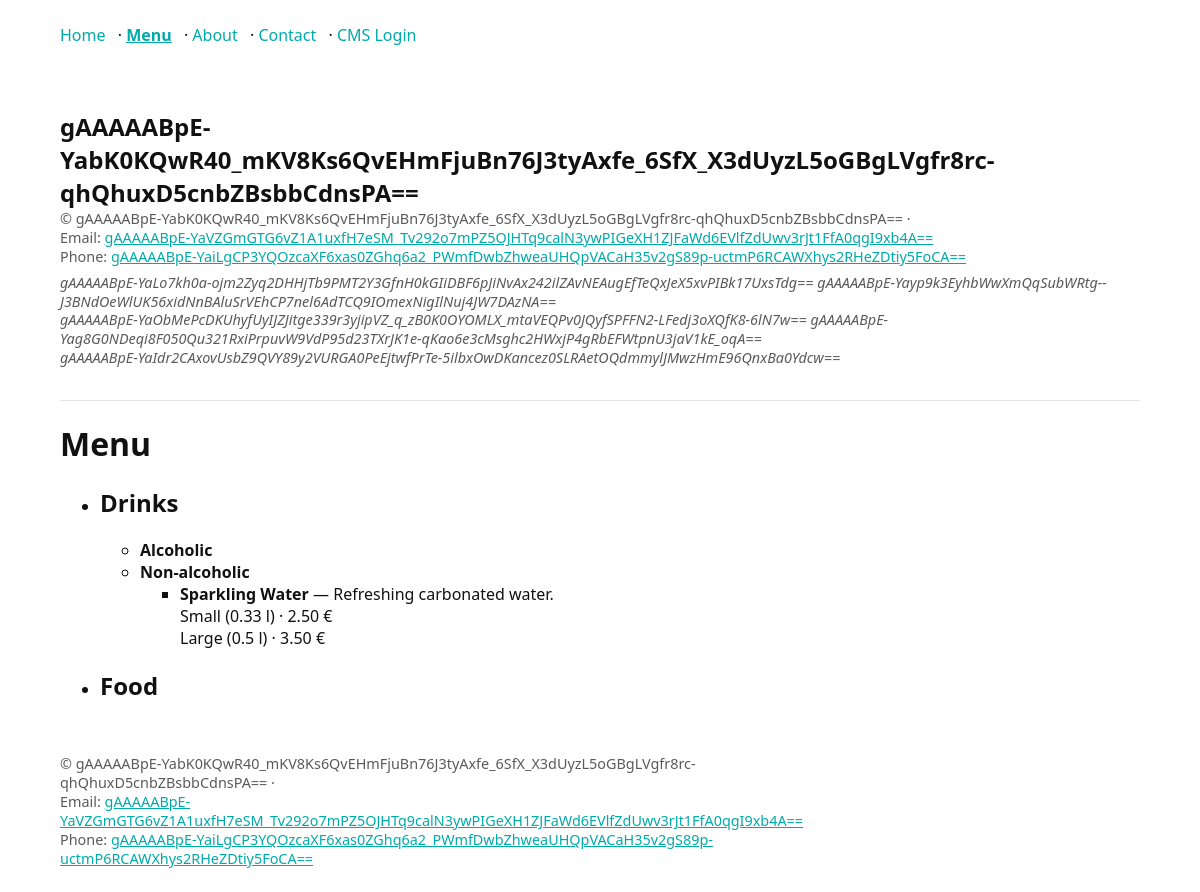
The app's page /menu/ with its own data.
### app/pages/models.py (models this page shows, shortened)
class Page(models.Model):
    class Status(models.TextChoices):
        DRAFT = "draft", "Draft"
        REVIEW = "review", "Needs review"
        PUBLISHED = "published", "Published"
    title = models.CharField(max_length=200)
    slug = models.SlugField(max_length=200, unique=True)
    summary = models.TextField(blank=True)
    body = RichTextUploadingField(blank=True)
    blocks = models.JSONField(
        default=list,
        blank=True,
        help_text="Structured block data used by the visual page builder.",
    )
    status = models.CharField(max_length=15, choices=Status.choices, default=Status.DRAFT)
    is_visible = models.BooleanField(
        default=True,
        help_text="If disabled the page stays in drafts and is hidden from navigation.",
    )
    show_in_navigation = models.BooleanField(
        default=True,
        help_text="Show in public navigation if the page is published and visible.",
    )
    navigation_order = models.PositiveIntegerField(default=0)
    hero_image = models.ImageField(upload_to="pages/heroes/", blank=True, null=True)
    published_at = models.DateTimeField(blank=True, null=True)
    created_at = models.DateTimeField(auto_now_add=True)
    updated_at = models.DateTimeField(auto_now=True)
    created_by = models.ForeignKey(
        settings.AUTH_USER_MODEL,
        related_name="pages_created",
        on_delete=models.SET_NULL,
        blank=True,
        null=True,
    )
    updated_by = models.ForeignKey(
        settings.AUTH_USER_MODEL,
        related_name="pages_updated",
        on_delete=models.SET_NULL,
        blank=True,
        null=True,
    )
    objects = PageQuerySet.as_manager()
    class Meta:
        ordering = ("navigation_order", "title")
    def get_absolute_url(self):
        from django.urls import reverse
        return reverse("public:page-detail", kwargs={"slug": self.slug})

### app/setup/models.py (models this page shows, shortened)
class SiteSettings(models.Model):
    class Mode(models.TextChoices):
        VENUE = "VENUE", _("Venue / Club")
        BAND = "BAND", _("Band / Artist")
        PERSON = "PERSON", _("Person / Blog")
    mode = models.CharField(max_length=10, choices=Mode.choices, default=Mode.VENUE)
    org_name = EncryptedCharField(max_length=200, blank=True)
    logo = models.ImageField(upload_to="logos/", blank=True, null=True)
    address_street = EncryptedCharField(max_length=200, blank=True)
    address_number = EncryptedCharField(max_length=20, blank=True)
    address_postal_code = EncryptedCharField(max_length=20, blank=True)
    address_city = EncryptedCharField(max_length=120, blank=True)
    address_country = EncryptedCharField(max_length=120, blank=True)
    address_autocomplete = models.BooleanField(
        default=False,
        help_text=_("Enable address autocomplete (requires JS integration)."),
    )
    contact_email = EncryptedEmailField(blank=True)
    contact_phone = EncryptedCharField(max_length=64, blank=True)
    website_url = models.URLField(blank=True)
    social_facebook = models.URLField(blank=True)
    social_instagram = models.URLField(blank=True)
    social_twitter = models.URLField(blank=True, help_text=_("X / Twitter URL"))
    social_tiktok = models.URLField(blank=True)
    social_youtube = models.URLField(blank=True)
    social_spotify = models.URLField(blank=True)
    social_soundcloud = models.URLField(blank=True)
    social_bandcamp = models.URLField(blank=True)
    social_linkedin = models.URLField(blank=True)
    social_mastodon = models.URLField(blank=True)
    same_as = EncryptedTextField(blank=True, help_text=_("schema.org sameAs: one URL per line"))
    geo_lat = models.DecimalField(
        max_digits=9, decimal_places=6, null=True, blank=True, help_text=_("Latitude")
    )
    geo_lng = models.DecimalField(
        max_digits=9, decimal_places=6, null=True, blank=True, help_text=_("Longitude")
    )
    price_range = models.CharField(max_length=20, blank=True, help_text=_("e.g., $, $$, $$$"))
    default_currency = models.CharField(
        max_length=8, default="EUR", help_text=_("Currency code (suggested list + free text)")
    )
    membership_enabled = models.BooleanField(default=False)
    membership_hint = models.CharField(
        max_length=200, blank=True, help_text=_("Short label shown next to money icon.")
    )
    required_pages = models.TextField(
        blank=True, help_text=_("One page title per line (created if app.pages.Page exists).")
    )
    created_at = models.DateTimeField(auto_now_add=True)
    updated_at = models.DateTimeField(auto_now=True)
    smoking_allowed = models.BooleanField(null=True, blank=True)
    pets_allowed_text = models.CharField(max_length=120, blank=True)
    typical_age_range = models.CharField(max_length=20, blank=True)
    acc_step_free = models.BooleanField(default=False)
    acc_wheelchair = models.BooleanField(default=False)
    acc_accessible_wc = models.BooleanField(default=False)
    acc_visual_aid = models.BooleanField(default=False)
    acc_service_animals = models.BooleanField(default=False)
    accessibility_summary = models.TextField(blank=True)
    lgbtq_friendly = models.BooleanField(default=False)
    minors_policy_note = models.CharField(max_length=200, blank=True)
    maximum_attendee_capacity = models.PositiveIntegerField(null=True, blank=True)
    awareness_team_available = models.BooleanField(default=False)
    awareness_contact = EncryptedCharField(
        max_length=200,
        blank=True,
        help_text=_("Phone, email, URL, or a short instruction (free text)."),
    )
    publish_opening_times = models.BooleanField(
        default=False,
        verbose_name="Show opening times on public pages",
        help_text="If checked, opening times will be rendered on public pages."
    )
    @classmethod
    def get_solo(cls):
        obj, _ = cls.objects.get_or_create(id=1)
        return obj

### app/menu/models.py (models this page shows, shortened)
class Category(models.Model):
    KIND_DRINK = "drink"
    KIND_FOOD = "food"
    KIND_CHOICES = [
        (KIND_DRINK, "Drink"),
        (KIND_FOOD, "Food"),
    ]
    name = models.CharField(max_length=120)
    slug = models.SlugField(max_length=140, unique=True, validators=[slug_validator], blank=True)
    parent = models.ForeignKey("self", null=True, blank=True, related_name="children", on_delete=models.CASCADE)
    kind = models.CharField(max_length=16, choices=KIND_CHOICES)
    unit_group = models.ForeignKey(UnitGroup, null=True, blank=True, on_delete=models.SET_NULL)
    class Meta:
        ordering = ["parent__id", "name"]

class Item(models.Model):
    name = models.CharField(max_length=160)
    slug = models.SlugField(max_length=180, unique=True, validators=[slug_validator], blank=True)
    category = models.ForeignKey(Category, related_name="items", on_delete=models.PROTECT)
    description = models.TextField(blank=True)
    allergens_note = models.CharField(max_length=240, blank=True)
    vegan = models.BooleanField(default=False)
    vegetarian = models.BooleanField(default=False)
    gluten_free = models.BooleanField(default=False)
    sugar_free = models.BooleanField(default=False)
    lactose_free = models.BooleanField(default=False)
    nut_free = models.BooleanField(default=False)
    halal = models.BooleanField(default=False)
    kosher = models.BooleanField(default=False)
    visible_public = models.BooleanField(default=True)
    featured = models.BooleanField(default=False)
    sold_out_until = models.DateTimeField(null=True, blank=True)
    new_until = models.DateTimeField(null=True, blank=True)
    unit_group_override = models.ForeignKey(UnitGroup, null=True, blank=True, on_delete=models.SET_NULL)
    class Meta:
        ordering = ["name"]

class ItemVariant(models.Model):
    item = models.ForeignKey(Item, related_name="variants", on_delete=models.CASCADE)
    label = models.CharField(max_length=64, blank=True)
    quantity = models.DecimalField(max_digits=8, decimal_places=3, validators=[MinValueValidator(0)])
    unit = models.ForeignKey(Unit, on_delete=models.PROTECT)
    price = models.DecimalField(max_digits=8, decimal_places=2, validators=[MinValueValidator(0)])
    abv = models.DecimalField(max_digits=5, decimal_places=2, null=True, blank=True, help_text="Alcohol by volume (%)")
    class Meta:
        ordering = ["item__name", "unit__kind", "quantity", "label"]

### app/pages/views_public.py (the view)
# urls.py: path("menu/", include(("app.public.menu.urls", "public_menu"), namespace="public_menu")),
def menu(request):
    roots = (
        Category.objects
        .filter(parent__isnull=True)
        .prefetch_related(
            "children__children",
            "items__variants",
            "children__items__variants",
        )
        .order_by("name")
    )
    return render(request, "public/menu.html", {"roots": roots})

### app/templates/public/menu.html
{% extends "public/base_public.html" %}
{% block content %}
  <h1>Menu</h1>
  {% if roots %}
    <div class="menu-tree">
      <ul class="list-unstyled">
        {% for root in roots %}
          <li class="mb-3">
            <h2 class="h4 m-0">{{ root.name }}</h2>
            {% include "public/menu/partials/_public_category.html" with category=root only %}
          </li>
        {% endfor %}
      </ul>
    </div>
  {% else %}
    <p>No categories yet.</p>
  {% endif %}
{% endblock content %}

### app/templates/public/base_public.html (shortened to what this page needs)
{% load static %}
<!doctype html>
<html lang="en">
<head>
  <link rel="stylesheet" href="{% static 'publicthemes/themes/classic.css' %}">
</head>
<body>
  <header class="wrap">
    <nav>
      {% for p in public_pages %}
        <a href="{{ p.url }}" class="{% if request.path == p.url %}active{% endif %}">{{ p.title }}</a>{% if not forloop.last %} · {% endif %}
      {% empty %}
        <a href="/" class="{% if request.path == '/' %}active{% endif %}">Home</a>
      {% endfor %}
      · <a href="/accounts/login/">CMS Login</a>
    </nav>
  </header>
  <main class="wrap">
    <section class="hero">
      <h1 style="margin:0">{{ site_settings.org_name|default:"Your Place" }}</h1>
    <div class="muted">
      © {{ site_settings.org_name|default:"Bar OS Starter" }} · {{ now|date:"Y" }}
      <br>
      {% if site_settings.contact_email %}Email: <a href="mailto:{{ site_settings.contact_email }}">{{ site_settings.contact_email }}</a>{% endif %}
      {% if site_settings.contact_phone %}<br>Phone: <a href="tel:{{ site_settings.contact_phone }}">{{ site_settings.contact_phone }}</a>{% endif %}
      {% include "public/includes/address.html" %}
    </div>
    </section>
    {% block content %}{% endblock %}
  </main>
  <footer class="wrap">
    <div class="grid grid-2">
      <div class="muted">
      © {{ site_settings.org_name|default:"Bar OS Starter" }} · {{ ""|date:"Y" }}
        <br>
        {% if site_settings.contact_email %}Email: <a href="mailto:{{ site_settings.contact_email }}">{{ site_settings.contact_email }}</a>{% endif %}
        {% if site_settings.contact_phone %}<br>Phone: <a href="tel:{{ site_settings.contact_phone }}">{{ site_settings.contact_phone }}</a>{% endif %}
      </div>
      <div style="text-align:right">
      </div>
    </div>
  </footer>
</body>
</html>

### app/templates/public/includes/address.html (shortened to what this page needs)
{% if site_address_has_any %}
  <address class="muted" style="margin-top:.5rem; line-height:1.3;">
    {% if site_address_line1 %}<div>{{ site_address_line1 }}</div>{% endif %}
    {% if site_address_line2 %}<div>{{ site_address_line2 }}</div>{% endif %}
    {% if site_address_line3 %}<div>{{ site_address_line3 }}</div>{% endif %}
  </address>
{% endif %}

### app/templates/public/menu/partials/_public_category.html
{% load menu_extras %}
{% with children=category.children.all %}
  {% if children|length %}
    <ul class="list-unstyled ms-3">
      {% for child in children %}
        <li class="mb-2">
          <strong>{{ child.name }}</strong>
          {% include "public/menu/partials/_public_category.html" with category=child only %}
        </li>
      {% endfor %}
    </ul>
  {% endif %}
{% endwith %}
{% with items=category.items.all %}
  {% if items|length %}
    <ul class="list-unstyled ms-3">
      {% for item in items %}
        {% if item.visible_public %}
          <li class="mb-3">
            <div>
              <strong>{{ item.name }}</strong>{% if item.description %} — {{ item.description }}{% endif %}
            </div>
            {% with variants=item.variants.all %}
              {% with count=variants|length %}
                {% if count %}
                  <div class="small text-muted">
                    {% if count == 1 %}
                      {% with v=variants.0 %}
                        {% variant_amount item v as amt %}
                        {% if amt %}<span>{{ amt }}</span>{% endif %}
                        {% if v.price or v.price_display %}{% if amt %} · {% endif %}{% endif %}
                        {% if v.price_display %}
                          {{ v.price_display }}
                        {% elif v.price %}
                          {% money v.price position="after" %}
                        {% endif %}
                      {% endwith %}
                    {% else %}
                      {% for v in variants %}
                        <div>
                          {% with lbl=v|variant_label %}
                            {% variant_amount item v as amt %}
                            {% if lbl %}
                              <span>{{ lbl }}{% if amt %} ({{ amt }}){% endif %}</span>
                            {% elif amt %}
                              <span>{{ amt }}</span>
                            {% endif %}
                          {% endwith %}
                          {% if v.price or v.price_display %} · {% endif %}
                          {% if v.price_display %}
                            {{ v.price_display }}
                          {% elif v.price %}
                            {% money v.price position="after" %}
                          {% endif %}
                        </div>
                      {% endfor %}
                    {% endif %}
                  </div>
                {% endif %}
              {% endwith %}
            {% endwith %}
          </li>
        {% endif %}
      {% endfor %}
    </ul>
  {% endif %}
{% endwith %}

### records on screen
Page: title "Home"
Page: title "Menu"
Page: title "About"
Page: title "Contact"
SiteSettings: org_name "gAAAAABpE-YabK0KQwR40_mKV8Ks6QvEHmFjuBn76J3tyAxfe_6SfX_X3dUyzL5oGBgLVgfr8rc-qhQhuxD5cnbZBsbbCdnsPA==", contact_email "gAAAAABpE-YaVZGmGTG6vZ1A1uxfH7eSM_Tv292o7mPZ5OJHTq9calN3ywPIGeXH1ZJFaWd6EVlfZdUwv3rJt1FfA0qgI9xb4A==", contact_phone "gAAAAABpE-YaiLgCP3YQOzcaXF6xas0ZGhq6a2_PWmfDwbZhweaUHQpVACaH35v2gS89p-uctmP6RCAWXhys2RHeZDtiy5FoCA==", address_country "gAAAAABpE-YaIdr2CAxovUsbZ9QVY89y2VURGA0PeEjtwfPrTe-5ilbxOwDKancez0SLRAetOQdmmylJMwzHmE96QnxBa0Ydcw=="
Category: name "Drinks"
Category: name "Alcoholic"
Category: name "Non-alcoholic"
Item: name "Sparkling Water", description "Refreshing carbonated water."
ItemVariant: label "Small", amt "0.33 l", price "2.50 €"
ItemVariant: label "Large", amt "0.5 l", price "3.50 €"
Category: name "Food"
